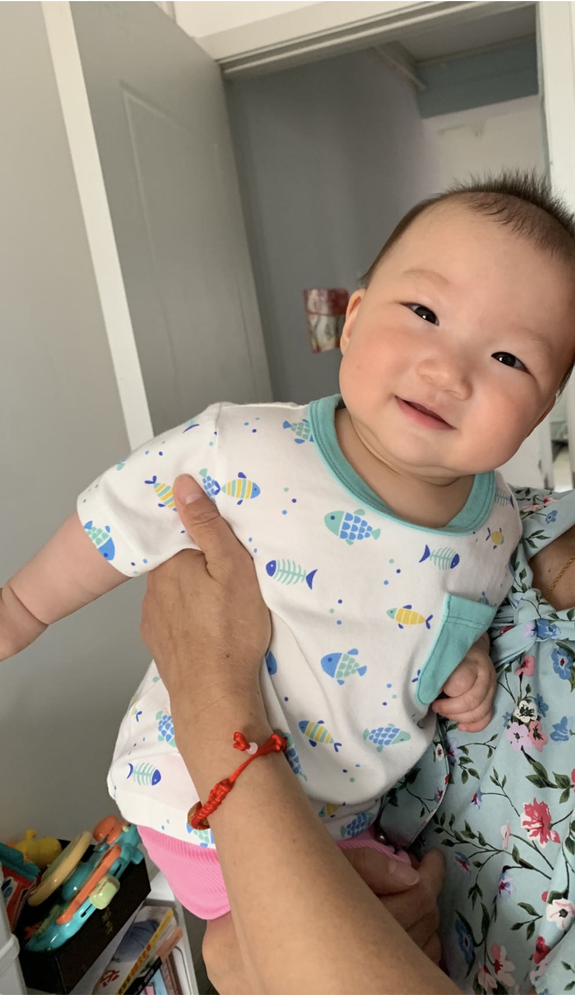
#> input picture 86-丁扣-上海/file/jietu1.png, 575 x 995 px, shrunk from 1068 x 1848 before the run
$ python SIFT_match.py   (older library calls are emulated)
#> lines starting #> are read from the running program, lines starting #| are printed output that depends on the picture; long printed decimals are rounded
import cv2
import numpy as np
"""
sift流程:
1.创建sift算法
2.找出两张图的关键点
3.计算欧式距离的点
4.欧氏距离的阈值筛选
5.画图
"""

def drawMatchesKnn_cv2(img1_gray, kp1, img2_gray, kp2, goodMatch):
    """ 连线底层逻辑写法 """
    h1, w1 = img1_gray.shape[:2]
    h2, w2 = img2_gray.shape[:2]

    vis = np.zeros((max(h1, h2), w1 + w2, 3), np.uint8)
    vis[:h1, :w1] = img1_gray
    vis[:h2, w1:w1 + w2] = img2_gray

    p1 = [kpp.queryIdx for kpp in goodMatch]
    p2 = [kpp.trainIdx for kpp in goodMatch]

    post1 = np.int32([kp1[pp].pt for pp in p1])
    post2 = np.int32([kp2[pp].pt for pp in p2]) + (w1, 0)

    for (x1, y1), (x2, y2) in zip(post1, post2):
        cv2.line(vis, (x1, y1), (x2, y2), (0, 0, 255))

    cv2.namedWindow("match", cv2.WINDOW_NORMAL)
    cv2.imshow("match", vis)


img1_gray = cv2.imread("../file/jietu1.png")
#> img1_gray is the input picture: shape (995, 575, 3); mean B, G, R 124.8, 138.7, 152
img2_gray = cv2.imread("../file/jietu2.png")
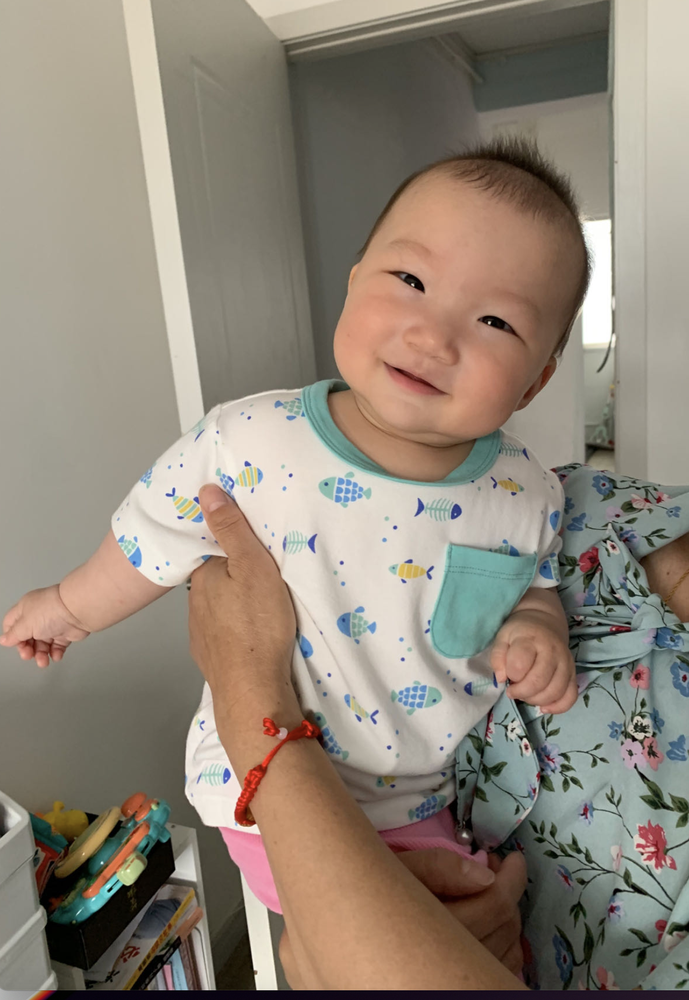
#> input picture 86-丁扣-上海/file/jietu2.png, 689 x 1000 px, shrunk from 1280 x 1858 before the run
#> img2_gray is the input picture: shape (1000, 689, 3); mean B, G, R 119.1, 132.4, 143.3

# 创建sift算法
# sift = cv2.SIFT()
sift = cv2.SIFT_create()
# sift = cv2.SURF()

# 找出两张图的关键点
kp1, des1 = sift.detectAndCompute(img1_gray, None)
#> kp1 = 1856 keypoints; strongest (x, y, size): (75, 888, 2), (520, 722, 3.4), (398, 571, 2.5), (563, 913, 5.3)
kp2, des2 = sift.detectAndCompute(img2_gray, None)
#> kp2 = 2331 keypoints; strongest (x, y, size): (489, 323, 1.8), (109, 890, 2.6), (290, 475, 2.4), (395, 527, 2.6)

# 关键点匹配，得出需要进行欧式距离计算的点
bf = cv2.BFMatcher(cv2.NORM_L2)  # 特征匹配算法, NORM_L2：归一化数组的（欧几里得距离）
matches = bf.knnMatch(des1, des2, k=2)  # 第一张图中的点对应第二张图中两个特征点
#> matches = 1856 matches

# 欧式距离点的筛选
goodMatch = []
for m, n in matches:
    print(m.distance, n.distance)
    if m.distance < 0.50 * n.distance:
        goodMatch.append(m)
        print(m.queryIdx, m.trainIdx)
#> this loop made 1856 passes
#| 124.016 136.129
#| 280.788 316.416
#| 307.769 316.735
#| 302.919 328.804
#| 244.326 308.781
#| 317.827 341.842
#| 236.656 308.686
#| 130.958 339.171
#| 7 21
#> (further printed lines are left out)
#> after the loop, goodMatch = 275 matches

# 画图
# drawMatchesKnn_cv2(img1_gray, kp1, img2_gray, kp2, goodMatch[:20])  # 对图像的关键点进行连线操作。
dst = cv2.drawMatches(img1_gray, kp1, img2_gray, kp2, goodMatch[100:200], None, flags=2)  # 可以用cv2.drawMatches进行连线
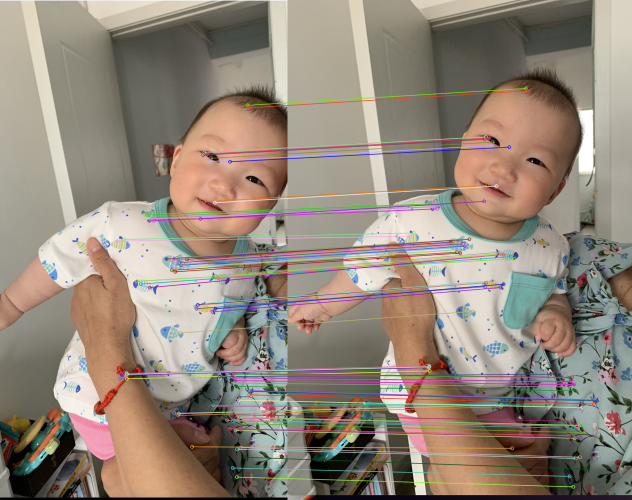
#> dst: shape (1000, 1264, 3) (shown at 1/2 size); mean B, G, R 121.9, 134.7, 147

cv2.imshow('sift_keypoints', dst)
cv2.waitKey(0)
cv2.destroyAllWindows()
